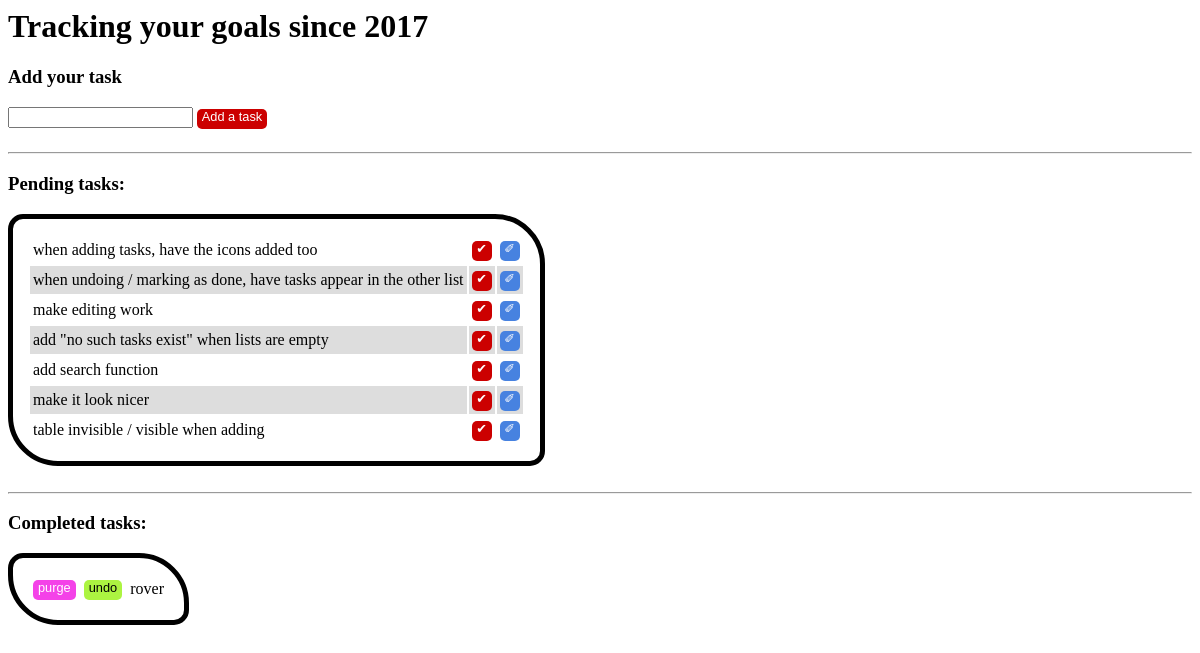
The app's page /jquerytodolist/, older data.
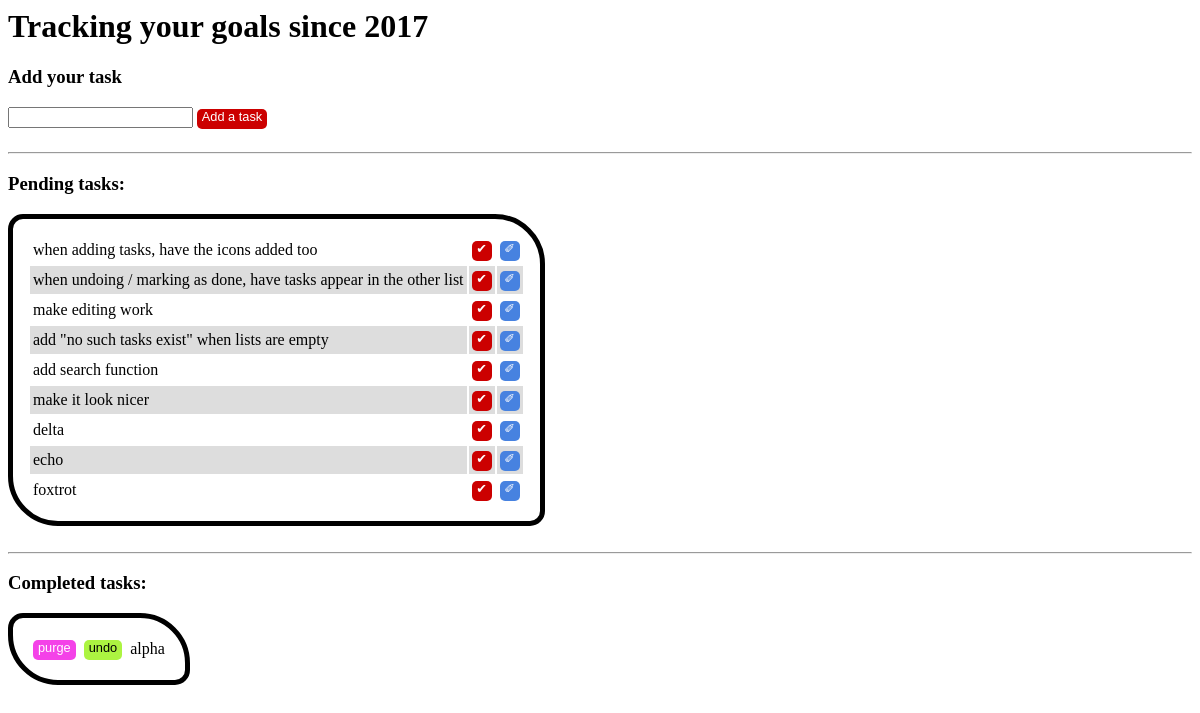
The same page, newer data.
### jquerytodolist/models.py (models this page shows)
class Task(models.Model):
    LOW = 'LO'
    STANDARD = 'ST'
    HIGH = 'HI'
    IMPORTANCE_OF_TASK = (
        (LOW, 'low'),
        (STANDARD, 'standard'),
        (HIGH, 'high'),
    )
    task_text = models.CharField(max_length=200)
    task_importance = models.CharField(max_length=10, choices=IMPORTANCE_OF_TASK, default=STANDARD)
    creation_date = models.DateField('date added')
    completed=models.BooleanField(default=False)
    def __str__(self):
        return self.task_text

### jquerytodolist/views.py (the view, shortened to what this page needs)
def index(request):
    todo_list = Task.objects.all()
    waiting_todos = todo_list.filter(completed=False)
    tasks_done = todo_list.filter(completed=True)
    print (tasks_done)
    past_search_term = ""
    task_to_be_edited_text = ""
    lastIDinDatabase = ""
    context = {
        'waiting_todos': waiting_todos.order_by("id"),
        'tasks_done': tasks_done.order_by("id"),
    }
    return render(request, 'jquerytodolist/index.html', context)

### jquerytodolist/templates/jquerytodolist/index.html (shortened to what this page needs)
{% load static %}
<head>
	<link rel="stylesheet" type="text/css" href="{% static 'jquerytodolist/style.css' %}" />
</head>
<body>
	<h1 id='h1'>Tracking your goals since 2017</h1>
	<h3>Add your task</h3>
	<form name="todosinput">
		<input id="addTaskBox" type="text" name="taskText" />
	</form>
	<div id="addTask">Add a task</div>
	<br />
	<hr />
	<h3>Pending tasks:</h3>
{% if waiting_todos %}
	<table class="todos">
	{% for task in waiting_todos %}
		<tr id=task{{task.id}}>
			<td> {{task.task_text}} </td>
			<td>
				<div class=completeTask  name=complete_task_{{task.id}}>&#10004;</div>
			</td>
			<td>
				<div class=editTask
				 name=edit_task_{{task.id}}>&#10000;</div>
			</td>
		</tr>
			{% endfor %}
	</table>
			{% else %}
				<h3 class="noSuchTasks">No such tasks exist</h3>
			{% endif %}
	<br />
	<hr />
	<h3>Completed tasks:</h3>
	{% if tasks_done %}
		<table class="completedtodos">
				{% for task in tasks_done %}
			<tr data-id="{{task.id}}">
				<td>
					<div class="deleteSubmission" name="delete_submission_{{task.id}}">purge</div>
				</td>
				<td>
					<div class="undoCompleteTask"  name="undo_complete_{{task.id}}">undo</div>
				</td>
				<td>
					{{task.task_text}}
				</td>
			</tr>
					{% endfor %}
		</table>
	{% else %}
		<table class="completedtodos" style="display:none"></table>
		<h3 class="noSuchTasks" id="headingMakeCompletedVisible">No such tasks exist</h3>
	{% endif %}
</body>

Row changes from the older to the newer data that the page shows:
removed Task: task_text "table invisible / visible when adding", shown under "Pending tasks:"
removed Task: task_text "rover", shown under "Completed tasks:"
added Task: task_text "delta", shown under "Pending tasks:"
added Task: task_text "echo", shown under "Pending tasks:"
added Task: task_text "foxtrot", shown under "Pending tasks:"
added Task: task_text "alpha", shown under "Completed tasks:"
